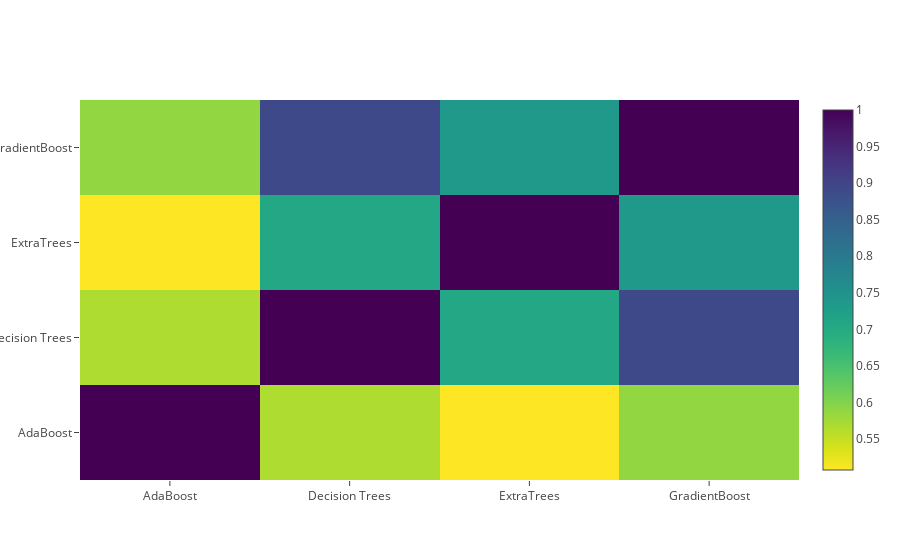

The notebook cell this image was saved under:
### Markdown cell above
Usually getting uncorrelated models helps with accuracy of the stacked classifier

### Code cell
data = [
    go.Heatmap(
        z= base_predictions_train.astype(float).corr().values ,
        x=base_predictions_train.columns.values,
        y= base_predictions_train.columns.values,
          colorscale='Viridis',
            showscale=True,
            reversescale = True
    )
]
py.iplot(data, filename='labelled-heatmap')

### Figure 1 — Plotly figure (JSON) as saved in the notebook; plotly's stock layout.template omitted (floating-point values rounded to 4 significant figures)
{"data": [{"colorscale": "Viridis", "reversescale": true, "showscale": true, "type": "heatmap", "x": ["AdaBoost", "Decision Trees", "ExtraTrees", "GradientBoost"], "y": ["AdaBoost", "Decision Trees", "ExtraTrees", "GradientBoost"], "z": [[1, 0.5672, 0.5078, 0.5882], [0.5672, 1, 0.7062, 0.8917], [0.5078, 0.7062, 1, 0.7355], [0.5882, 0.8917, 0.7355, 1]]}], "layout": {}}
